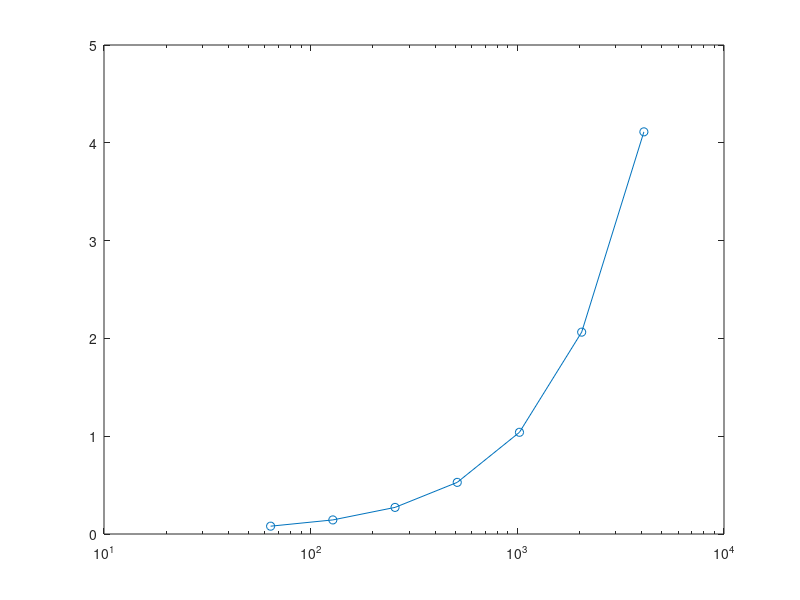

MATLAB code to generate this figure:
clear all;
close all;

clear all;
Fs= 1e6; % częstotliwość próbkowania w Hz
prefSize=16;%rozmiar prefiksu wyrażony w próbkach
%TODO 1: przyjmujac że częstotliwośc próbkowania oraz długośc prefiksu cyklicznego nie ulegają zmianie
%narysuj wykres obrazujący czas trwania symbolu OFDM w funkcji liczby podnośnych. Przyjmij że liczba podnośnych stanowi kolejne potęgi dwójki
%rozważ rozmiary transformat od 64 do 4096
scNumValues=2.^(6:12);
symDurations=((scNumValues+prefSize)/Fs)*1000;
figure;
semilogx(scNumValues,symDurations,'-o');
